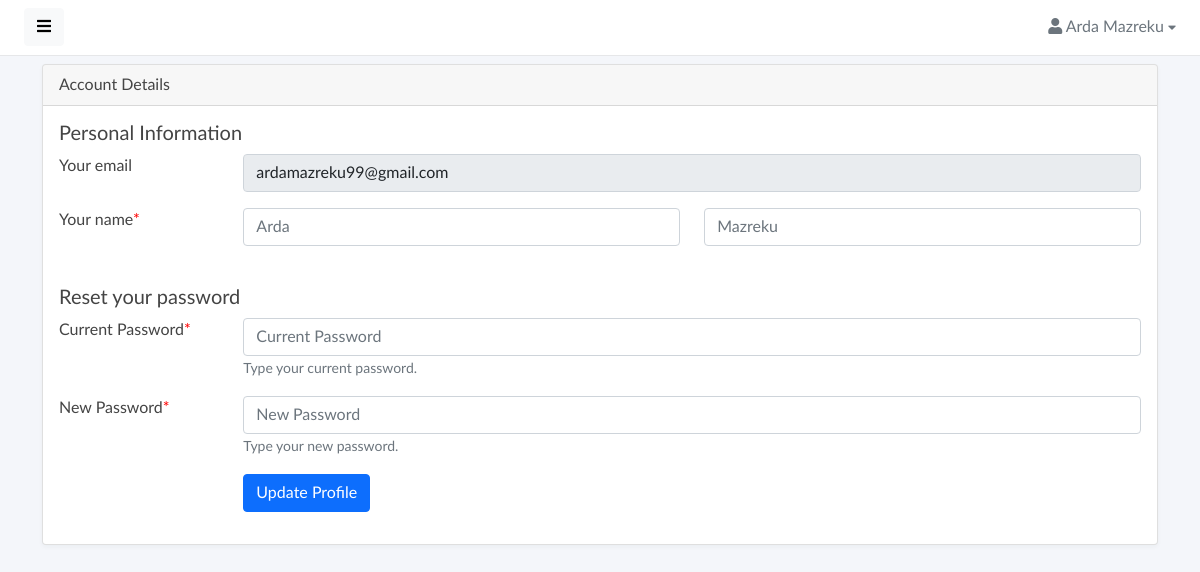
Page /admin/profile.php (signed in) on the committed database.
### tables this page shows
CREATE TABLE IF NOT EXISTS `perdoruesi` (
  `id` int(11) NOT NULL AUTO_INCREMENT,
  `roli_id` int(11) NOT NULL,
  `email` varchar(50) NOT NULL,
  `emri` varchar(20) NOT NULL,
  `mbiemri` varchar(30) NOT NULL,
  `nickname` varchar(30) NOT NULL,
  `password` varchar(30) NOT NULL,
  `foto` varchar(100) NOT NULL,
  `data_regj` date NOT NULL,
  PRIMARY KEY (`id`),
  KEY `roli_id` (`roli_id`)
);

### admin/profile.php (the view, shortened to what this page needs)
<?php
if(isset($_SESSION['email'])) {
?>
<!DOCTYPE html>
<html lang="en">
<head>
    <link href="assets/vendor/fontawesome/css/fontawesome.min.css" rel="stylesheet">
    <link href="assets/vendor/fontawesome/css/solid.min.css" rel="stylesheet">
    <link href="assets/vendor/fontawesome/css/brands.min.css" rel="stylesheet">
    <link href="assets/vendor/bootstrap/css/bootstrap.min.css" rel="stylesheet">
    <link href="assets/css/master.css" rel="stylesheet">
    <link href="assets/vendor/flagiconcss/css/flag-icon.min.css" rel="stylesheet">
</head>
<body>
<div class="wrapper">
<?php include 'src/components/navbar.php'?>
    <div id="body" class="active">
        <?php include 'src/components/navbarProfile.php'?>
        <div class="content">
            <div class="container">
            <div class="row">
                <div class="col-lg-12">
                    <div class="card">
                        <div class="card-header">Account Details</div>
                        <div class="card-body">
                            <h5 class="card-title"> Personal Information </h5>
                            <?php
                                require "../database/connect.php";
                                $stmt = $connect->prepare("SELECT * FROM perdoruesi WHERE email='$email'");
                                $stmt->execute();
                                $result = $stmt->get_result();
                                while($row = $result->fetch_assoc()):
                            ?>
                            <form accept-charset="utf-8" action="<?php echo $_SERVER['PHP_SELF'];?>" method="post">
                                <?php
                                    $emri = $mbiemri = $email = "";
                                    $pass = $newPass = "";
                                ?>
                                <div class="mb-3 row">
                                    <label class="col-sm-2 form-label" for="email">Your email</label>
                                    <div class="col-sm-10">
                                        <input type="text" name="email" value="<?= $row['email'] ?>" class="form-control" readonly>
                                    </div>
                                </div>
                                <div class="mb-3 row">
                                    <label class="col-sm-2 col-lg-2 form-label" for="password">Your name<span style="color:red">*</span></label>
                                    <div class="col-sm-10 col-lg-5">
                                        <input type="text" name="emri" value ="<?php echo $emri;?>"
                                        placeholder="<?= $row['emri'] ?>" class="form-control">
                                    </div>
                                    <div class="col-sm-10 col-lg-5">
                                        <input type="text" name="mbiemri" value ="<?php echo $mbiemri;?>"
                                        placeholder="<?= $row['mbiemri'] ?>" class="form-control">
                                    </div>
                                </div>
                                <div><br/></div>
                                <h5 class="card-title"> Reset your password </h5>
                                <div class="mb-3 row">
                                    <label class="col-sm-2 form-label" for="email">Current Password<span style="color:red">*</span></label>
                                    <div class="col-sm-10">
                                        <input type="password" name="currentPassword" placeholder="Current Password" value="<?php echo $pass;?>" class="form-control">
                                        <small class="form-text"> Type your current password. </small>
                                        <br>
                                    </div>
                                </div>
                                <div class="mb-3 row">
                                    <label class="col-sm-2 form-label" for="password">New Password<span style="color:red">*</span></label>
                                    <div class="col-sm-10">
                                        <input type="password" name="newPassword" placeholder="New Password" value="<?php echo $newPass;?>" class="form-control">
                                        <small class="form-text"> Type your new password. </small>
                                        <br>
                                    </div>
                                </div>
                                <div class="mb-3 row">
                                    <div class="col-sm-10 offset-sm-2">
                                        <input type="submit" class="btn btn-primary" value="Update Profile">
                                    </div>
                                </div>
                            </form>
                            <?php endwhile; ?>
                        </div>
                    </div>
                </div>
            </div>
            </div>
        </div>
    </div>
</div>
</body>
</html>
<?php
}
else {
    echo'<script> location.replace("login.php"); </script>';
}
?>

### admin/src/components/navbarProfile.php (shortened to what this page needs)
<?php
if(isset($_SESSION['email'])) {
$email = $_SESSION['email'];
?>
<?php
    require "../database/connect.php";
    $stmt = $connect->prepare("SELECT * FROM perdoruesi WHERE email='$email'");
    $stmt->execute();
    $result = $stmt->get_result();
    while($row = $result->fetch_assoc()):
?>
<nav class="navbar navbar-expand-lg navbar-white bg-white">
    <button type="button" id="sidebarCollapse" class="btn btn-light">
        <i class="fas fa-bars"></i><span></span>
    </button>
    <div class="collapse navbar-collapse" id="navbarSupportedContent">
        <ul class="nav navbar-nav ms-auto">
            <li class="nav-item dropdown">
                <div class="nav-dropdown">
                    <a href="#" id="nav2" class="nav-item nav-link dropdown-toggle text-secondary" data-bs-toggle="dropdown" aria-expanded="false">
                        <i class="fas fa-user"></i> <span><?= $row['emri'] ?> <?= $row['mbiemri'] ?></span> <i style="font-size: .8em;" class="fas fa-caret-down"></i>
                    </a>
                </div>
            </li>
        </ul>
    </div>
</nav>
<?php endwhile; ?>
<?php
}
else {
    echo'<script> location.replace("login.php"); </script>';
}
?>

### admin/assets/css/master.css (style rules this page uses)
body, h1, .h1, h2, .h2, h3, .h3, h4, .h4, h5, .h5, h6, .h6, p, a, td { -moz-osx-font-smoothing: grayscale; -webkit-font-smoothing: antialiased; }
body { width: 100%; height: 100%; background: #f4f6fa; font-family: "Lato", "Helvetica Neue", Arial, Helvetica, sans-serif; font-size: 1rem; color: #444; }
.wrapper { display: flex; width: 100%; align-items: stretch; overflow-x: hidden }
#body { width: 100%; padding: 0; min-height: 100vh; transition: all 0.3s; }
#body>.navbar { padding: 0 1.5rem; min-height: 54px; box-shadow: none; border-bottom: 1px solid rgba(101, 109, 119, .16); }
#body>.content { position: relative; padding: .5rem; }
.card { margin-bottom: 15px; box-shadow: rgba(35, 46, 60, .04) 0 2px 4px 0; }
a, a:hover, a:focus { color: inherit; text-decoration: none; transition: all 0.3s; }
@media (min-width: 200px) { .navbar-expand-lg .navbar-collapse { display: -ms-flexbox !important; display: flex !important; -ms-flex-preferred-size: auto; flex-basis: auto; } }
@media (min-width: 200px) { .navbar-expand-lg .navbar-nav { -ms-flex-direction: row; flex-direction: row; } }

### admin/assets/components/navbar/navbar-dropdowns.css (style rules this page uses)
.nav-dropdown .nav-link { color: #B2EBF2; line-height: 1.42857; padding: 1rem 0 1rem 1rem !important; }
.nav-dropdown .nav-link::after { display: none; }

### rows in the picture
perdoruesi: emri "Arda", mbiemri "Mazreku", email "ardamazreku99@gmail.com"
